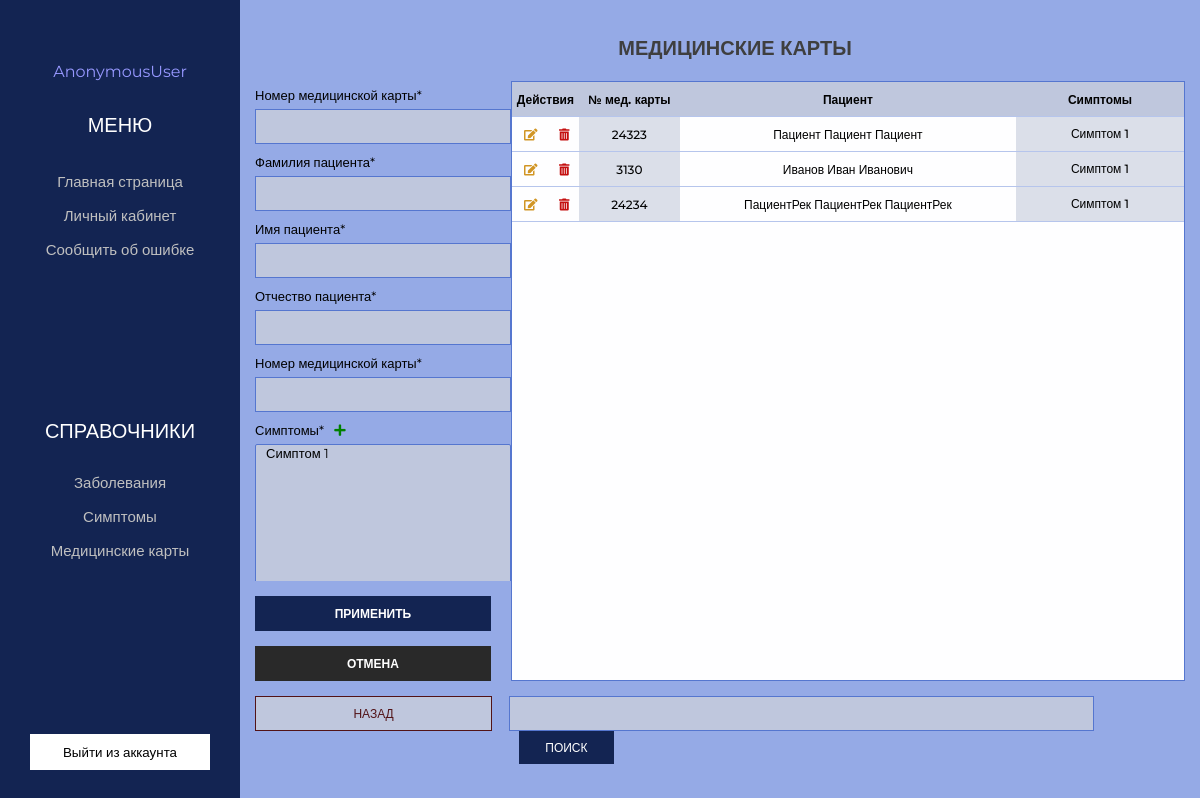
The page /medicalRecord on the database as committed earlier.
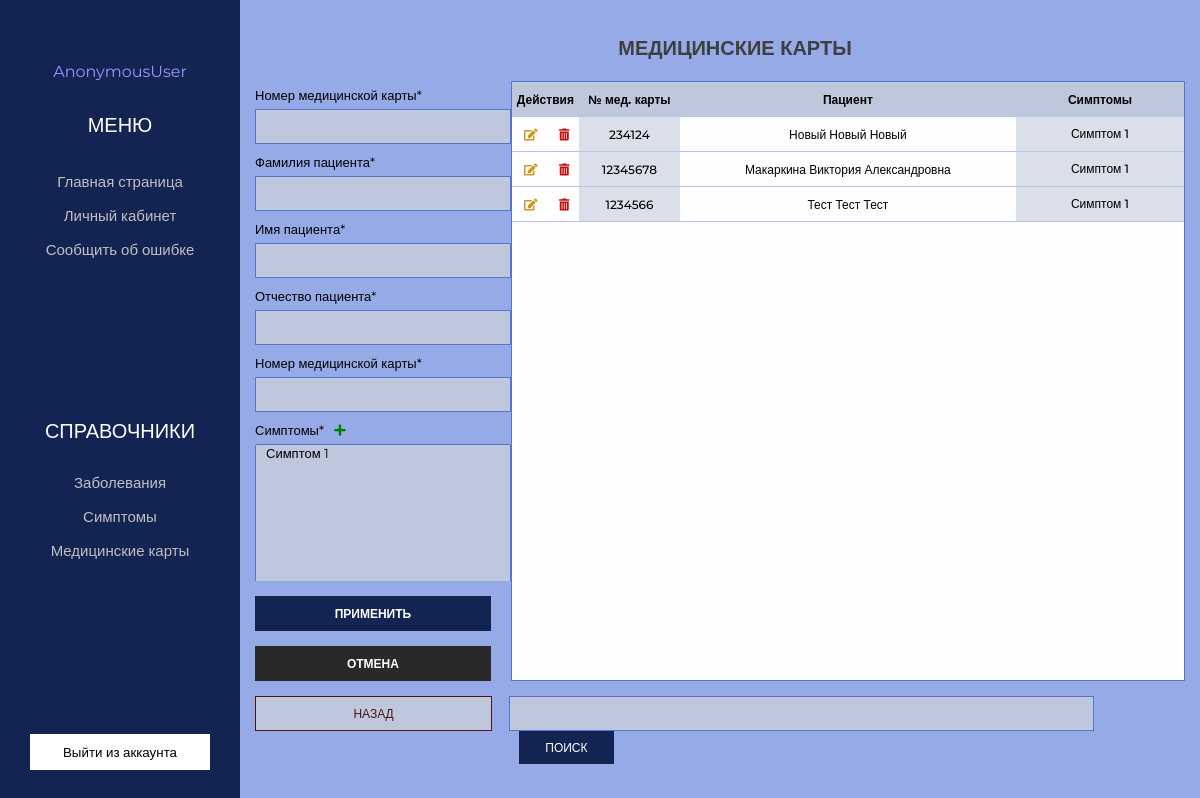
The same page on the database as committed later.
### app/models.py (models this page shows, shortened)
class Patient(models.Model):
    surname_patient             = models.CharField(max_length=50, verbose_name='Фамилия пациента', null=True, blank=True)
    name_patient                = models.CharField(max_length=50, verbose_name='Имя пациента', null=True, blank=True)
    middlename_patient          = models.CharField(max_length=50, verbose_name='Отчество пациента', null=True, blank=True)
    email                       = models.EmailField(verbose_name='Почта', max_length=254, null=True, blank=True)
    birthday_patient            = models.DateField(max_length=50, verbose_name='День рождение пациента', null=True, blank=True)
    gender_patient              = models.CharField(max_length=50, verbose_name='Пол пациента', null=True, blank=True)
    enlightenment_patient       = models.CharField(max_length=50, verbose_name='Санитарное просвящение пациента', null=True, blank=True)
    number_of_medical_card      = models.CharField(max_length=50, verbose_name='Номер медицинской карты', null=True, blank=True)
    symptoms_patient            = models.ManyToManyField('Symptom', verbose_name="Симптомы", related_name = 'symptoms_patient' , blank=True)
    childhood_diseases          = models.ManyToManyField('Disease', verbose_name="Болезни детства", related_name = 'childhood_diseases', blank=True)
    relatives_diseases          = models.ManyToManyField('Disease', verbose_name="Болезни у родственников", related_name = 'relatives_diseases', blank=True)
    chronic_disease             = models.CharField(max_length=250, verbose_name='Хронические заболевания', null=True)
    description_recommendation  = models.CharField(max_length=200, verbose_name='Описание рекомендации',default="-", null=True, blank=True)
    date_recommendation         = models.DateField(max_length=50, verbose_name='Дата выдачи рекомендации', null=True, blank=True)
    period_recommendation       = models.DateField( verbose_name='Период времени', null=True, blank=True)
    fk_account                  = models.ForeignKey(Account, on_delete = models.DO_NOTHING, verbose_name = 'Врач', null=True)
    class Meta:
        verbose_name            = "Пациент"
        verbose_name_plural     = "Пациенты"

class Symptom(models.Model):
    name_symptom            = models.CharField(max_length=50, verbose_name='Наименование симптома', null=False)
    description_symptom     = models.CharField(max_length=200, verbose_name='Описание симптома', null=False)
    class Meta:
        verbose_name            = "Симптом"
        verbose_name_plural     = "Симптомы"
    def __str__(self):
        return self.name_symptom

### app/views.py (the view)
# urls.py: path('medicalRecord', views.medicalRecord, name='medicalRecord'),
def medicalRecord(request):
    error = ''
    elements = Patient.objects.all()
    if request.method == 'POST':
        form = MedicalRecordForm(request.POST)
        if form.is_valid():
            form.save()
        else:
            error = 'Возникла ошибка'
    form = MedicalRecordForm()
    context = {'elements': elements, 'form': form}
    return render(request, 'app/doctor/MedicalRecord.html', context)

### app/forms.py
class MedicalRecordForm(ModelForm):
    class Meta:
        model = Patient
        fields = '__all__'
        widgets = {
            "surname_patient": TextInput(attrs={
                'class': 'input_text',
            }),
            "name_patient": TextInput(attrs={
                'class': 'input_text',
            }),
            "middlename_patient": TextInput(attrs={
                'class': 'input_text',
            }),
            "gender_patient": TextInput(attrs={
                'class': 'input_text',
            }),
            "symptoms_patient": SelectMultiple(attrs={
                'class': 'input_text patient'
            }),
            "number_of_medical_card": NumberInput(attrs={
                'class': 'input_text',
            })
        }

### app/templates/app/doctor/MedicalRecord.html (shortened to what the changed rows need)
{% extends 'app/doctor/base_nav.html' %}
{% load static %}
{% block content %}
<section class="main">
    <div class="container">
        <div class="header">
            <div class="header_conatiner">
                <h1 class="header_title">МЕДИЦИНСКИЕ КАРТЫ</h1>
            </div>
        </div>
        <form action="{{ data.medicalRecord }}" method="POST" class="section" name='form_name'>
            <div class="right_block">
                {% if elements %}
                <table class="table symptom" border="0" cellspacing="0">
                    <tr class="header_table">
                        <th width="10%" colspan="2">Действия</th>
                        <th width="15%">№ мед. карты</th>
                        <th width="50%">Пациент</th>
                        <th>Симптомы</th>
                    </tr>
                    {% for el in elements %}
                    <tr class="header_table">
                        <td>
                            <a href="{% url 'medicalRecord_update' el.id  %}"><i style="color:rgb(209, 149, 36)" class="fas fa-edit"></i></a>
                        </td>
                        <td>
                            <a href="{% url 'medicalRecord_delete' el.id  %}"><i style="color:rgb(196, 14, 14)"  class="fas fa-trash-alt"></i></a>
                        </td>
                        <td class="color">{{ el.number_of_medical_card}}</td>
                        <td>{{ el.surname_patient}} {{ el.name_patient}} {{ el.middlename_patient}}</td>
                        <td class="color" style="padding:5px" width="30%">
                        {% for s in el.symptoms_patient.all%}
                            <p class="stroke">{{ s.name_symptom }}</p>
                        {% endfor %}
                        </td>
                    </tr>
                    {% endfor %}
                    {% else %}
                    <tr class="header_table">
                        <td width=90%>
                            <p style="margin:20px 20px 20px 20px" class="input_title">У вас нет записей</p>
                        </td>
                    </tr>
                    {% endif %}
                </table>
            </div>
        </form>
    </div>
</section>
{% endblock content %}

Rows that differ between the two databases and show on the page:
removed Patient: number_of_medical_card "24234", surname_patient "ПациентРек", name_patient "ПациентРек", middlename_patient "ПациентРек", Symptom (name_symptom "Симптом 1")
changed Patient: number_of_medical_card "24323" → "234124"; surname_patient "Пациент" → "Новый"; name_patient "Пациент" → "Новый"; middlename_patient "Пациент" → "Новый"
added Patient: number_of_medical_card "12345678", surname_patient "Макаркина", name_patient "Виктория", middlename_patient "Александровна", Symptom (name_symptom "Симптом 1")
changed Patient: number_of_medical_card "3130" → "1234566"; surname_patient "Иванов" → "Тест"; name_patient "Иван" → "Тест"; middlename_patient "Иванович" → "Тест"
